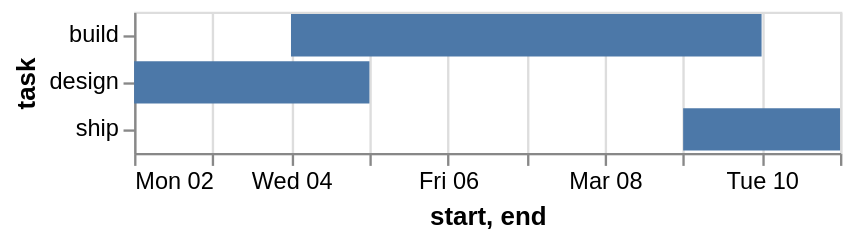

Specify this chart in Vega-Lite:
### Vega-Lite specification from a JSON file in a GitHub repository (floating-point values rounded to 4 significant figures)
{"$schema": "https://vega.github.io/schema/vega-lite/v6.json", "data": {"values": [{"end": "2026-03-05", "start": "2026-03-02", "task": "design"}, {"end": "2026-03-10", "start": "2026-03-04", "task": "build"}, {"end": "2026-03-11", "start": "2026-03-09", "task": "ship"}]}, "description": "Ranged bars from start to end dates (x2).", "encoding": {"x": {"field": "start", "type": "temporal"}, "x2": {"field": "end"}, "y": {"field": "task", "type": "nominal"}}, "mark": "bar", "usermeta": {"eas": {"standin_ratio": 0.0433, "threshold": 0.07}}}
